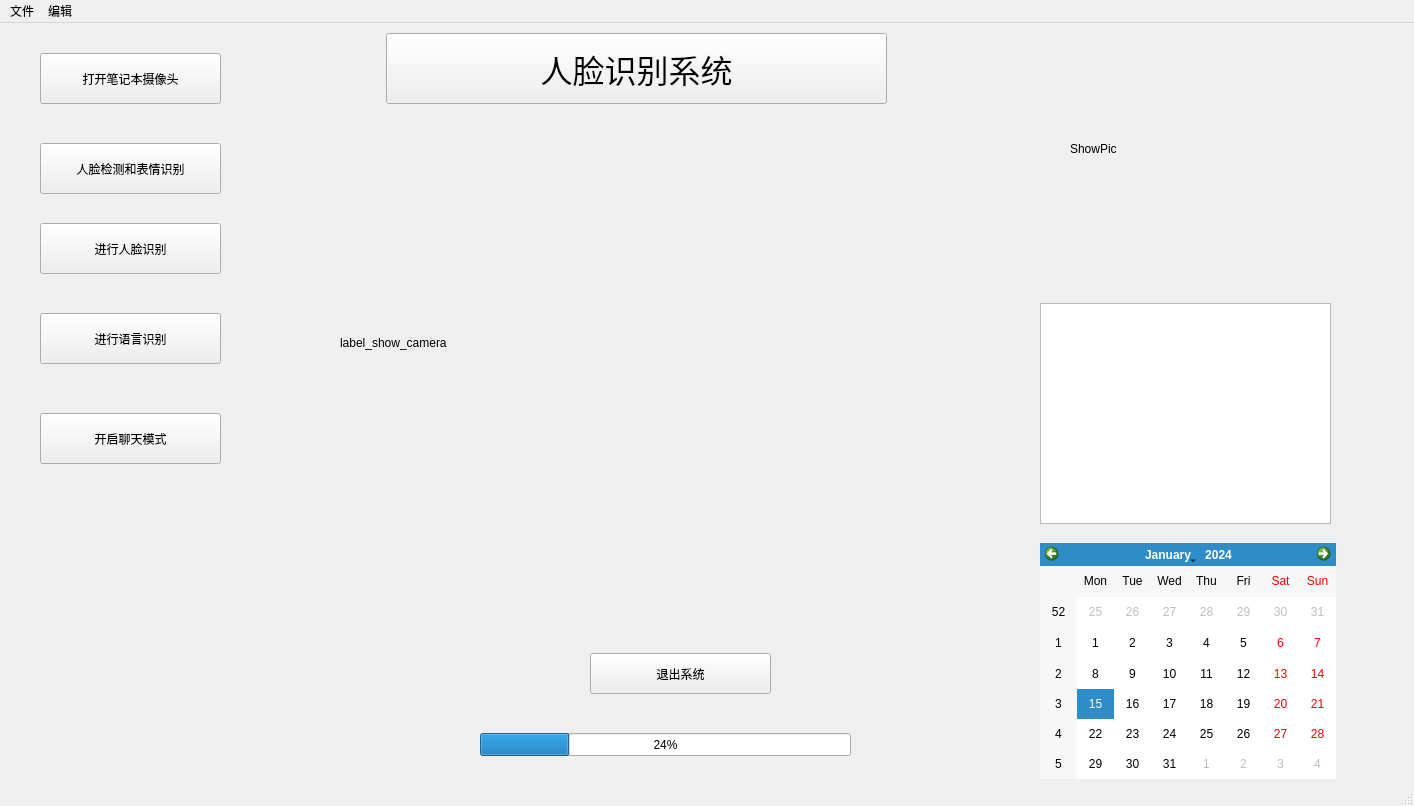
<?xml version="1.0" encoding="UTF-8"?>
<ui version="4.0">
 <class>MainWindow</class>
 <widget class="QMainWindow" name="MainWindow">
  <property name="geometry">
   <rect>
    <x>0</x>
    <y>0</y>
    <width>1414</width>
    <height>806</height>
   </rect>
  </property>
  <property name="windowTitle">
   <string>MainWindow</string>
  </property>
  <widget class="QWidget" name="centralwidget">
   <widget class="QPushButton" name="button_open_camera">
    <property name="geometry">
     <rect>
      <x>40</x>
      <y>30</y>
      <width>181</width>
      <height>51</height>
     </rect>
    </property>
    <property name="text">
     <string>打开笔记本摄像头</string>
    </property>
   </widget>
   <widget class="QPushButton" name="button_Face_Detection">
    <property name="geometry">
     <rect>
      <x>40</x>
      <y>120</y>
      <width>181</width>
      <height>51</height>
     </rect>
    </property>
    <property name="text">
     <string>人脸检测和表情识别</string>
    </property>
   </widget>
   <widget class="QPushButton" name="button_Face_Recognition">
    <property name="geometry">
     <rect>
      <x>40</x>
      <y>200</y>
      <width>181</width>
      <height>51</height>
     </rect>
    </property>
    <property name="text">
     <string>进行人脸识别</string>
    </property>
   </widget>
   <widget class="QPushButton" name="button_Close">
    <property name="geometry">
     <rect>
      <x>590</x>
      <y>630</y>
      <width>181</width>
      <height>41</height>
     </rect>
    </property>
    <property name="toolTip">
     <string>&lt;html&gt;&lt;head/&gt;&lt;body&gt;&lt;p align=&quot;center&quot;&gt;&lt;span style=&quot; font-size:12pt; font-weight:600; color:#000000;&quot;&gt;您真的想要退出系统吗？&lt;/span&gt;&lt;/p&gt;&lt;p align=&quot;center&quot;&gt;&lt;span style=&quot; color:#ffffff;&quot;&gt;&lt;br/&gt;&lt;/span&gt;&lt;/p&gt;&lt;/body&gt;&lt;/html&gt;</string>
    </property>
    <property name="text">
     <string>退出系统</string>
    </property>
   </widget>
   <widget class="QLabel" name="label_show_camera">
    <property name="geometry">
     <rect>
      <x>340</x>
      <y>80</y>
      <width>640</width>
      <height>480</height>
     </rect>
    </property>
    <property name="text">
     <string>label_show_camera</string>
    </property>
   </widget>
   <widget class="QLabel" name="label_ShowPic">
    <property name="geometry">
     <rect>
      <x>1070</x>
      <y>10</y>
      <width>231</width>
      <height>231</height>
     </rect>
    </property>
    <property name="text">
     <string>ShowPic</string>
    </property>
   </widget>
   <widget class="QPushButton" name="button_Speech_Recognition">
    <property name="geometry">
     <rect>
      <x>40</x>
      <y>290</y>
      <width>181</width>
      <height>51</height>
     </rect>
    </property>
    <property name="text">
     <string>进行语言识别</string>
    </property>
   </widget>
   <widget class="QPushButton" name="button_Chat">
    <property name="geometry">
     <rect>
      <x>40</x>
      <y>390</y>
      <width>181</width>
      <height>51</height>
     </rect>
    </property>
    <property name="text">
     <string>开启聊天模式</string>
    </property>
   </widget>
   <widget class="QTextEdit" name="textEdit_Information">
    <property name="geometry">
     <rect>
      <x>1040</x>
      <y>280</y>
      <width>291</width>
      <height>221</height>
     </rect>
    </property>
    <property name="html">
     <string>&lt;!DOCTYPE HTML PUBLIC &quot;-//W3C//DTD HTML 4.0//EN&quot; &quot;http://www.w3.org/TR/REC-html40/strict.dtd&quot;&gt;
&lt;html&gt;&lt;head&gt;&lt;meta name=&quot;qrichtext&quot; content=&quot;1&quot; /&gt;&lt;style type=&quot;text/css&quot;&gt;
p, li { white-space: pre-wrap; }
&lt;/style&gt;&lt;/head&gt;&lt;body style=&quot; font-family:'SimSun'; font-size:9pt; font-weight:400; font-style:normal;&quot;&gt;
&lt;p align=&quot;center&quot; style=&quot; margin-top:0px; margin-bottom:0px; margin-left:0px; margin-right:0px; -qt-block-indent:0; text-indent:0px;&quot;&gt;&lt;span style=&quot; font-size:14pt; font-weight:600; color:#ffffff;&quot;&gt;目标人物信息展示&lt;/span&gt;&lt;/p&gt;&lt;/body&gt;&lt;/html&gt;</string>
    </property>
   </widget>
   <widget class="QCalendarWidget" name="calendarWidget">
    <property name="geometry">
     <rect>
      <x>1040</x>
      <y>520</y>
      <width>296</width>
      <height>236</height>
     </rect>
    </property>
   </widget>
   <widget class="QToolButton" name="toolButton">
    <property name="geometry">
     <rect>
      <x>386</x>
      <y>10</y>
      <width>501</width>
      <height>71</height>
     </rect>
    </property>
    <property name="font">
     <font>
      <family>叶根友毛笔行书2.0版</family>
      <pointsize>24</pointsize>
      <weight>50</weight>
      <bold>false</bold>
     </font>
    </property>
    <property name="focusPolicy">
     <enum>Qt::NoFocus</enum>
    </property>
    <property name="toolTip">
     <string>&lt;html&gt;&lt;head/&gt;&lt;body&gt;&lt;p align=&quot;center&quot;&gt;&lt;span style=&quot; font-size:14pt; font-weight:600;&quot;&gt;这是人脸识别的主界面&lt;/span&gt;&lt;/p&gt;&lt;/body&gt;&lt;/html&gt;</string>
    </property>
    <property name="text">
     <string>人脸识别系统</string>
    </property>
   </widget>
   <widget class="QProgressBar" name="progressBar">
    <property name="geometry">
     <rect>
      <x>480</x>
      <y>710</y>
      <width>371</width>
      <height>23</height>
     </rect>
    </property>
    <property name="value">
     <number>24</number>
    </property>
   </widget>
  </widget>
  <widget class="QMenuBar" name="menubar">
   <property name="geometry">
    <rect>
     <x>0</x>
     <y>0</y>
     <width>1414</width>
     <height>26</height>
    </rect>
   </property>
   <widget class="QMenu" name="menu">
    <property name="title">
     <string>文件</string>
    </property>
    <addaction name="actionOpen"/>
    <addaction name="actionNew"/>
    <addaction name="actionClose"/>
   </widget>
   <widget class="QMenu" name="menu_2">
    <property name="title">
     <string>编辑</string>
    </property>
   </widget>
   <addaction name="menu"/>
   <addaction name="menu_2"/>
  </widget>
  <widget class="QStatusBar" name="statusbar"/>
  <action name="actionOpen">
   <property name="text">
    <string>Open</string>
   </property>
  </action>
  <action name="actionNew">
   <property name="text">
    <string>New</string>
   </property>
  </action>
  <action name="actionClose">
   <property name="text">
    <string>Close</string>
   </property>
  </action>
 </widget>
 <resources>
  <include location="Resource.qrc"/>
 </resources>
 <connections/>
</ui>
